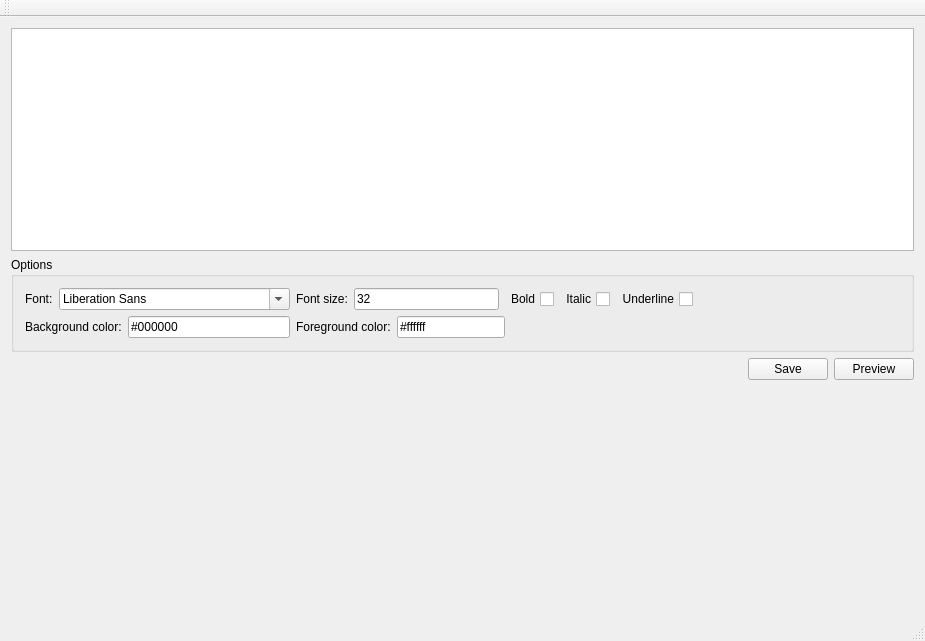
<?xml version="1.0" encoding="UTF-8"?>
<ui version="4.0">
 <class>MainWindow</class>
 <widget class="QMainWindow" name="MainWindow">
  <property name="geometry">
   <rect>
    <x>0</x>
    <y>0</y>
    <width>925</width>
    <height>641</height>
   </rect>
  </property>
  <property name="windowTitle">
   <string>MainWindow</string>
  </property>
  <widget class="QWidget" name="centralWidget">
   <layout class="QHBoxLayout" name="horizontalLayout">
    <item>
     <layout class="QVBoxLayout" name="mainLayout">
      <item>
       <widget class="QTextEdit" name="textInput">
        <property name="acceptRichText">
         <bool>false</bool>
        </property>
       </widget>
      </item>
      <item>
       <widget class="QGroupBox" name="groupBox">
        <property name="title">
         <string>Options</string>
        </property>
        <property name="flat">
         <bool>false</bool>
        </property>
        <property name="checkable">
         <bool>false</bool>
        </property>
        <layout class="QGridLayout" name="gridLayout" columnstretch="1,1,0,1,1">
         <property name="sizeConstraint">
          <enum>QLayout::SetDefaultConstraint</enum>
         </property>
         <item row="0" column="0">
          <layout class="QHBoxLayout" name="horizontalLayout_4">
           <item>
            <widget class="QLabel" name="fontLabel">
             <property name="sizePolicy">
              <sizepolicy hsizetype="Maximum" vsizetype="Preferred">
               <horstretch>0</horstretch>
               <verstretch>0</verstretch>
              </sizepolicy>
             </property>
             <property name="text">
              <string>Font:</string>
             </property>
            </widget>
           </item>
           <item>
            <widget class="QFontComboBox" name="fontComboBox"/>
           </item>
          </layout>
         </item>
         <item row="0" column="1">
          <layout class="QHBoxLayout" name="horizontalLayout_3">
           <item>
            <widget class="QLabel" name="fontSizeLabel">
             <property name="sizePolicy">
              <sizepolicy hsizetype="Maximum" vsizetype="Preferred">
               <horstretch>0</horstretch>
               <verstretch>0</verstretch>
              </sizepolicy>
             </property>
             <property name="text">
              <string>Font size:</string>
             </property>
            </widget>
           </item>
           <item>
            <widget class="QLineEdit" name="fontSizeEdit">
             <property name="sizePolicy">
              <sizepolicy hsizetype="Minimum" vsizetype="Fixed">
               <horstretch>0</horstretch>
               <verstretch>0</verstretch>
              </sizepolicy>
             </property>
             <property name="inputMask">
              <string notr="true">999</string>
             </property>
             <property name="text">
              <string notr="true">32</string>
             </property>
             <property name="frame">
              <bool>true</bool>
             </property>
             <property name="placeholderText">
              <string notr="true"/>
             </property>
            </widget>
           </item>
          </layout>
         </item>
         <item row="0" column="2" colspan="2">
          <layout class="QHBoxLayout" name="horizontalLayout_7">
           <item>
            <widget class="QCheckBox" name="boldBox">
             <property name="enabled">
              <bool>true</bool>
             </property>
             <property name="layoutDirection">
              <enum>Qt::RightToLeft</enum>
             </property>
             <property name="text">
              <string>Bold</string>
             </property>
             <property name="tristate">
              <bool>false</bool>
             </property>
            </widget>
           </item>
           <item>
            <widget class="QCheckBox" name="italicBox">
             <property name="layoutDirection">
              <enum>Qt::RightToLeft</enum>
             </property>
             <property name="text">
              <string>Italic</string>
             </property>
            </widget>
           </item>
           <item>
            <widget class="QCheckBox" name="underlineBox">
             <property name="layoutDirection">
              <enum>Qt::RightToLeft</enum>
             </property>
             <property name="text">
              <string>Underline</string>
             </property>
            </widget>
           </item>
           <item>
            <spacer name="horizontalSpacer_4">
             <property name="orientation">
              <enum>Qt::Horizontal</enum>
             </property>
             <property name="sizeHint" stdset="0">
              <size>
               <width>40</width>
               <height>20</height>
              </size>
             </property>
            </spacer>
           </item>
          </layout>
         </item>
         <item row="0" column="4">
          <spacer name="horizontalSpacer">
           <property name="orientation">
            <enum>Qt::Horizontal</enum>
           </property>
           <property name="sizeHint" stdset="0">
            <size>
             <width>40</width>
             <height>20</height>
            </size>
           </property>
          </spacer>
         </item>
         <item row="1" column="0">
          <layout class="QHBoxLayout" name="horizontalLayout_5">
           <item>
            <widget class="QLabel" name="fontSizeLabel_2">
             <property name="sizePolicy">
              <sizepolicy hsizetype="Maximum" vsizetype="Preferred">
               <horstretch>0</horstretch>
               <verstretch>0</verstretch>
              </sizepolicy>
             </property>
             <property name="text">
              <string>Background color:</string>
             </property>
            </widget>
           </item>
           <item>
            <widget class="QLineEdit" name="bgColorEdit">
             <property name="sizePolicy">
              <sizepolicy hsizetype="Minimum" vsizetype="Fixed">
               <horstretch>0</horstretch>
               <verstretch>0</verstretch>
              </sizepolicy>
             </property>
             <property name="text">
              <string>#000000</string>
             </property>
             <property name="maxLength">
              <number>7</number>
             </property>
            </widget>
           </item>
          </layout>
         </item>
         <item row="1" column="1" colspan="2">
          <layout class="QHBoxLayout" name="horizontalLayout_6">
           <item>
            <widget class="QLabel" name="fontSizeLabel_3">
             <property name="sizePolicy">
              <sizepolicy hsizetype="Maximum" vsizetype="Preferred">
               <horstretch>0</horstretch>
               <verstretch>0</verstretch>
              </sizepolicy>
             </property>
             <property name="text">
              <string>Foreground color:</string>
             </property>
            </widget>
           </item>
           <item>
            <widget class="QLineEdit" name="fgColorEdit">
             <property name="sizePolicy">
              <sizepolicy hsizetype="Minimum" vsizetype="Fixed">
               <horstretch>0</horstretch>
               <verstretch>0</verstretch>
              </sizepolicy>
             </property>
             <property name="inputMask">
              <string/>
             </property>
             <property name="text">
              <string>#ffffff</string>
             </property>
             <property name="maxLength">
              <number>7</number>
             </property>
            </widget>
           </item>
          </layout>
         </item>
         <item row="1" column="3">
          <spacer name="horizontalSpacer_3">
           <property name="orientation">
            <enum>Qt::Horizontal</enum>
           </property>
           <property name="sizeHint" stdset="0">
            <size>
             <width>40</width>
             <height>20</height>
            </size>
           </property>
          </spacer>
         </item>
        </layout>
       </widget>
      </item>
      <item>
       <layout class="QHBoxLayout" name="horizontalLayout_2">
        <item>
         <spacer name="horizontalSpacer_2">
          <property name="orientation">
           <enum>Qt::Horizontal</enum>
          </property>
          <property name="sizeHint" stdset="0">
           <size>
            <width>40</width>
            <height>20</height>
           </size>
          </property>
         </spacer>
        </item>
        <item>
         <widget class="QPushButton" name="saveBtn">
          <property name="sizePolicy">
           <sizepolicy hsizetype="Maximum" vsizetype="Fixed">
            <horstretch>0</horstretch>
            <verstretch>0</verstretch>
           </sizepolicy>
          </property>
          <property name="text">
           <string>Save</string>
          </property>
         </widget>
        </item>
        <item>
         <widget class="QPushButton" name="previewBtn">
          <property name="sizePolicy">
           <sizepolicy hsizetype="Maximum" vsizetype="Fixed">
            <horstretch>0</horstretch>
            <verstretch>0</verstretch>
           </sizepolicy>
          </property>
          <property name="text">
           <string>Preview</string>
          </property>
         </widget>
        </item>
       </layout>
      </item>
      <item>
       <widget class="QLabel" name="preview">
        <property name="sizePolicy">
         <sizepolicy hsizetype="Expanding" vsizetype="Expanding">
          <horstretch>0</horstretch>
          <verstretch>0</verstretch>
         </sizepolicy>
        </property>
        <property name="text">
         <string/>
        </property>
       </widget>
      </item>
     </layout>
    </item>
   </layout>
  </widget>
  <widget class="QMenuBar" name="menuBar">
   <property name="geometry">
    <rect>
     <x>0</x>
     <y>0</y>
     <width>925</width>
     <height>20</height>
    </rect>
   </property>
  </widget>
  <widget class="QToolBar" name="mainToolBar">
   <attribute name="toolBarArea">
    <enum>TopToolBarArea</enum>
   </attribute>
   <attribute name="toolBarBreak">
    <bool>false</bool>
   </attribute>
  </widget>
  <widget class="QStatusBar" name="statusBar"/>
 </widget>
 <layoutdefault spacing="6" margin="11"/>
 <resources/>
 <connections/>
</ui>
